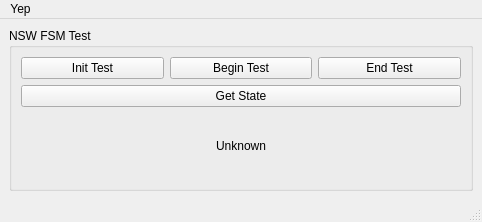
<?xml version="1.0" encoding="UTF-8"?>
<ui version="4.0">
 <class>MainWindow</class>
 <widget class="QMainWindow" name="MainWindow">
  <property name="geometry">
   <rect>
    <x>0</x>
    <y>0</y>
    <width>482</width>
    <height>222</height>
   </rect>
  </property>
  <property name="windowTitle">
   <string>MainWindow</string>
  </property>
  <widget class="QWidget" name="centralwidget">
   <layout class="QGridLayout" name="gridLayout_2">
    <item row="0" column="0">
     <widget class="QGroupBox" name="groupBox">
      <property name="title">
       <string>NSW FSM Test</string>
      </property>
      <layout class="QGridLayout" name="gridLayout">
       <item row="1" column="0">
        <widget class="QPushButton" name="button_getState">
         <property name="text">
          <string>Get State</string>
         </property>
        </widget>
       </item>
       <item row="0" column="0">
        <layout class="QHBoxLayout" name="horizontalLayout">
         <item>
          <widget class="QPushButton" name="button_init_test">
           <property name="text">
            <string>Init Test</string>
           </property>
           <attribute name="buttonGroup">
            <string notr="true">buttonGroup</string>
           </attribute>
          </widget>
         </item>
         <item>
          <widget class="QPushButton" name="button_begin_test">
           <property name="text">
            <string>Begin Test</string>
           </property>
           <attribute name="buttonGroup">
            <string notr="true">buttonGroup</string>
           </attribute>
          </widget>
         </item>
         <item>
          <widget class="QPushButton" name="button_end_test">
           <property name="text">
            <string>End Test</string>
           </property>
           <attribute name="buttonGroup">
            <string notr="true">buttonGroup</string>
           </attribute>
          </widget>
         </item>
        </layout>
       </item>
       <item row="2" column="0">
        <widget class="QLabel" name="label_FSMState">
         <property name="text">
          <string>Unknown</string>
         </property>
         <property name="alignment">
          <set>Qt::AlignCenter</set>
         </property>
        </widget>
       </item>
      </layout>
     </widget>
    </item>
   </layout>
  </widget>
  <widget class="QMenuBar" name="menubar">
   <property name="geometry">
    <rect>
     <x>0</x>
     <y>0</y>
     <width>482</width>
     <height>22</height>
    </rect>
   </property>
   <widget class="QMenu" name="menuYep">
    <property name="title">
     <string>Yep</string>
    </property>
   </widget>
   <addaction name="menuYep"/>
  </widget>
  <widget class="QStatusBar" name="statusbar"/>
 </widget>
 <resources/>
 <connections/>
 <buttongroups>
  <buttongroup name="buttonGroup"/>
 </buttongroups>
</ui>
